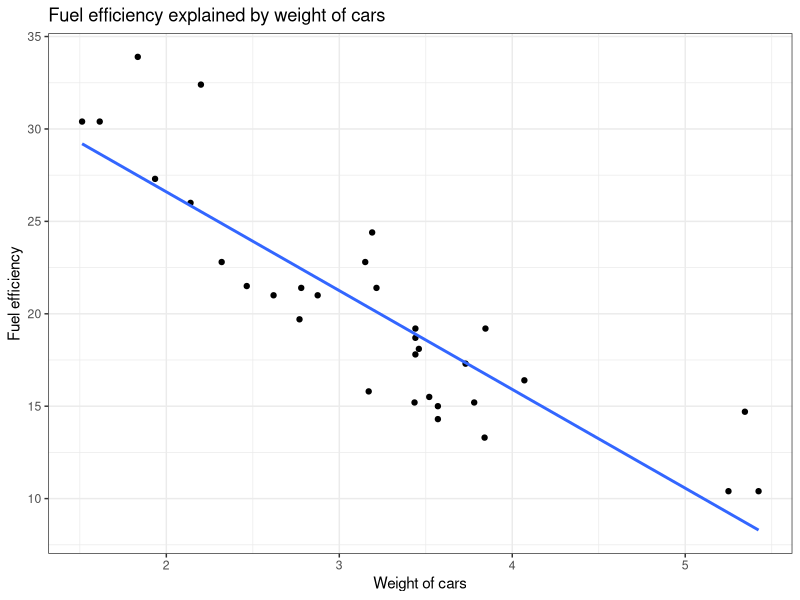

Reproduce this figure in R.
library(tidyverse)

lm(formula = mpg ~ wt * am, data=mtcars) %>% 
  summary()

mtcars %>% 
  ggplot(aes(wt, mpg))+
  geom_point()+
  geom_smooth(method = lm, se = F)+
  theme_bw()+
  labs(title = "Fuel efficiency explained by weight of cars",
       x = "Weight of cars",
       y = "Fuel efficiency")


?fct_recode
mpg %>% 
  mutate(drv = fct_recode(drv, "2" = "f", "2" = "r")) %>% 
  lm(hwy ~ displ *  drv, data = .) %>% 
  summary()
  


